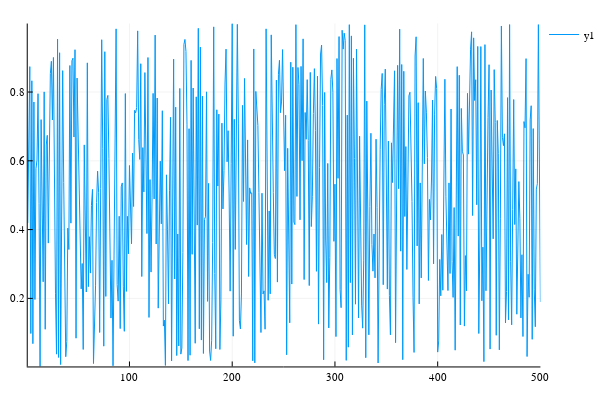

Notebook source saved alongside this figure:
### Code cell
s = rand(500)
plot(s)

### Figure 1 — Plotly figure (JSON) as saved in the notebook; plotly's stock layout.template omitted (floating-point values rounded to 4 significant figures; data arrays with more than 128 entries replaced by an {"elided": "..."} marker saying what was removed)
{"data": [{"colorbar": {"title": ""}, "legendgroup": "y1", "line": {"color": "rgba(0, 154, 250, 1.000)", "dash": "solid", "shape": "linear", "width": 1}, "mode": "lines", "name": "y1", "showlegend": true, "type": "scatter", "x": {"elided": "500 int values"}, "xaxis": "x1", "y": {"elided": "500 float values"}, "yaxis": "y1"}], "layout": {"annotations": [], "height": 400, "legend": {"bgcolor": "rgba(255, 255, 255, 1.000)", "bordercolor": "rgba(0, 0, 0, 1.000)", "font": {"color": "rgba(0, 0, 0, 1.000)", "family": "sans-serif", "size": 11}, "tracegroupgap": 0, "x": 1, "y": 1}, "margin": {"b": 20, "l": 0, "r": 0, "t": 20}, "paper_bgcolor": "rgba(255, 255, 255, 1.000)", "plot_bgcolor": "rgba(255, 255, 255, 1.000)", "showlegend": true, "width": 600, "xaxis": {"anchor": "y1", "domain": [0.05101, 0.9934], "gridcolor": "rgba(0, 0, 0, 0.100)", "gridwidth": 0.5, "linecolor": "rgba(0, 0, 0, 1.000)", "mirror": false, "range": [1, 500], "showgrid": true, "showline": true, "showticklabels": true, "tickangle": 0, "tickcolor": "rgb(0, 0, 0)", "tickfont": {"color": "rgba(0, 0, 0, 1.000)", "family": "sans-serif", "size": 11}, "tickmode": "array", "ticks": "inside", "ticktext": ["100", "200", "300", "400", "500"], "tickvals": [100, 200, 300, 400, 500], "title": "", "titlefont": {"color": "rgba(0, 0, 0, 1.000)", "family": "sans-serif", "size": 15}, "type": "-", "visible": true, "zeroline": false, "zerolinecolor": "rgba(0, 0, 0, 1.000)"}, "yaxis": {"anchor": "x1", "domain": [0.03762, 0.9902], "gridcolor": "rgba(0, 0, 0, 0.100)", "gridwidth": 0.5, "linecolor": "rgba(0, 0, 0, 1.000)", "mirror": false, "range": [0.002025, 0.9991], "showgrid": true, "showline": true, "showticklabels": true, "tickangle": 0, "tickcolor": "rgb(0, 0, 0)", "tickfont": {"color": "rgba(0, 0, 0, 1.000)", "family": "sans-serif", "size": 11}, "tickmode": "array", "ticks": "inside", "ticktext": ["0.2", "0.4", "0.6", "0.8"], "tickvals": [0.2, 0.4, 0.6, 0.8], "title": "", "titlefont": {"color": "rgba(0, 0, 0, 1.000)", "family": "sans-serif", "size": 15}, "type": "-", "visible": true, "zeroline": false, "zerolinecolor": "rgba(0, 0, 0, 1.000)"}}}
